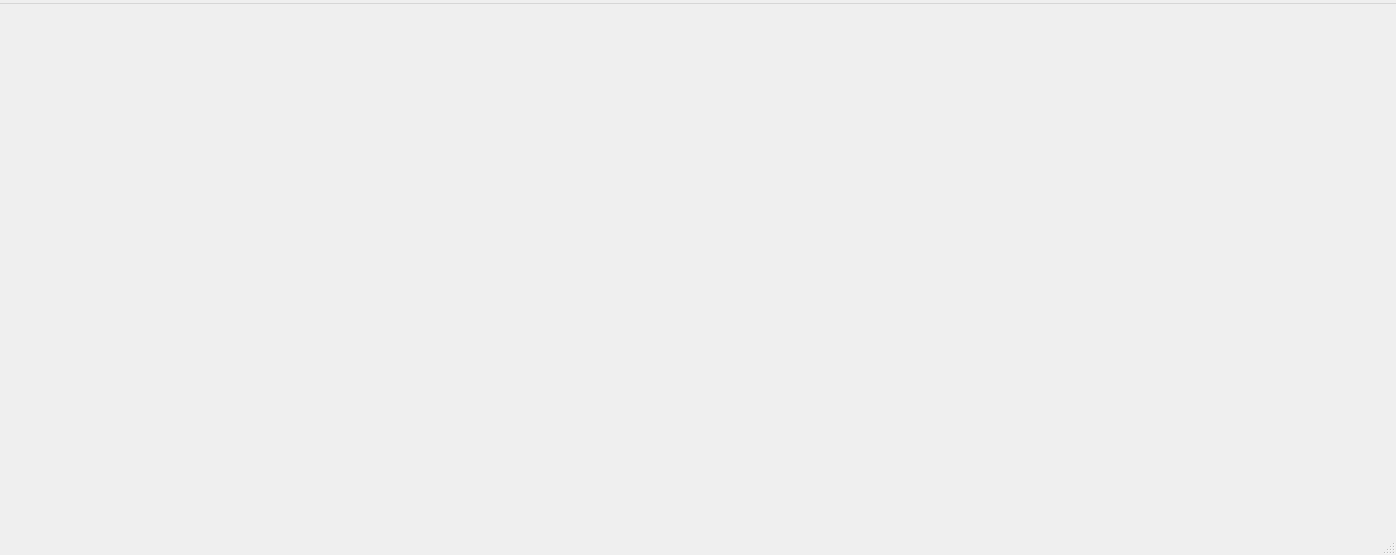
<?xml version="1.0" encoding="UTF-8"?>
<ui version="4.0">
 <class>MainWindow</class>
 <widget class="QMainWindow" name="MainWindow">
  <property name="geometry">
   <rect>
    <x>0</x>
    <y>0</y>
    <width>1396</width>
    <height>555</height>
   </rect>
  </property>
  <property name="windowTitle">
   <string>Авторизация</string>
  </property>
  <widget class="QWidget" name="centralwidget"/>
  <widget class="QMenuBar" name="menubar">
   <property name="geometry">
    <rect>
     <x>0</x>
     <y>0</y>
     <width>1396</width>
     <height>21</height>
    </rect>
   </property>
   <widget class="QMenu" name="menu">
    <property name="title">
     <string/>
    </property>
   </widget>
   <addaction name="menu"/>
  </widget>
  <widget class="QStatusBar" name="statusbar"/>
 </widget>
 <resources/>
 <connections/>
</ui>
